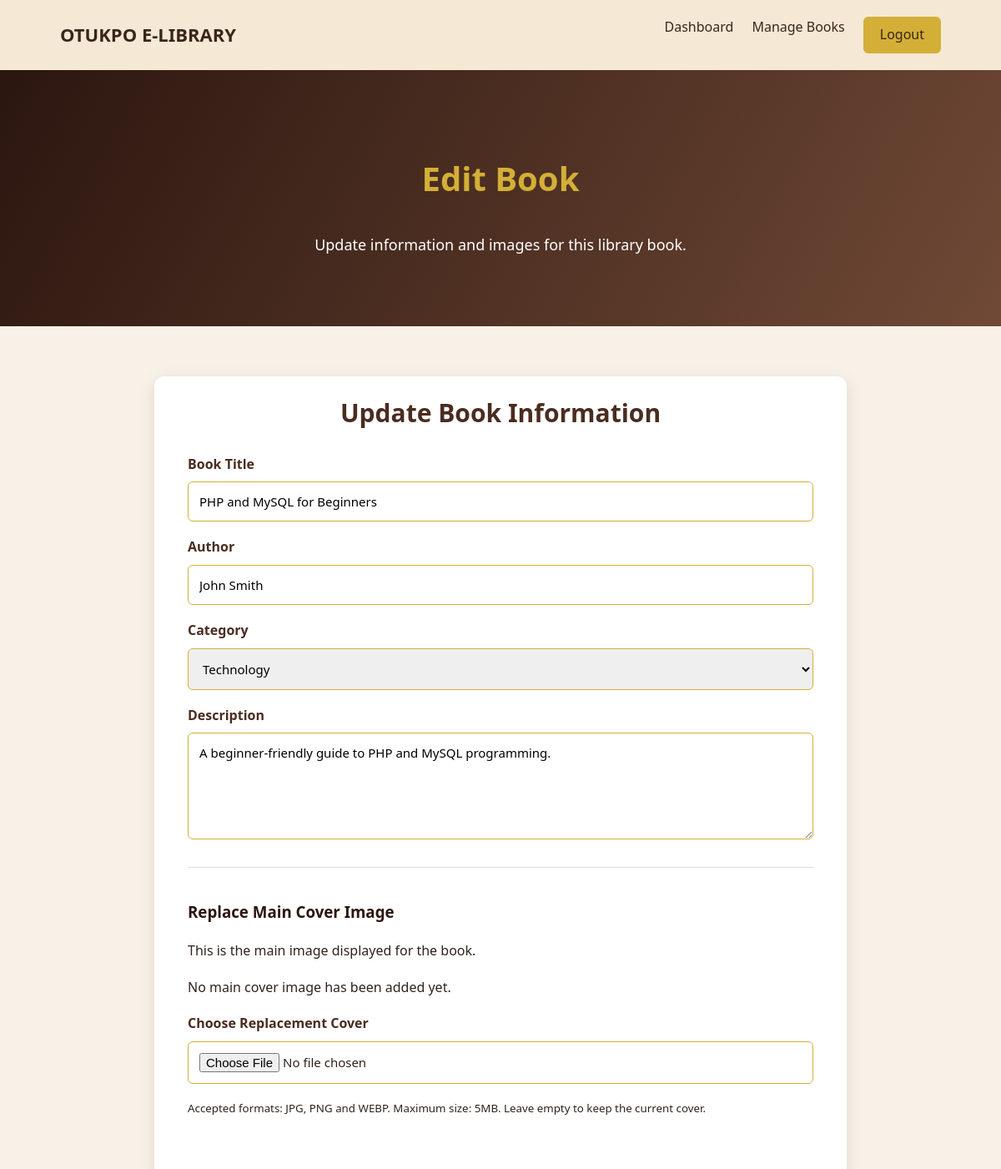
/admin/edit_book.php?id=1 (signed in, upper part), run on an earlier commit of the app's database.
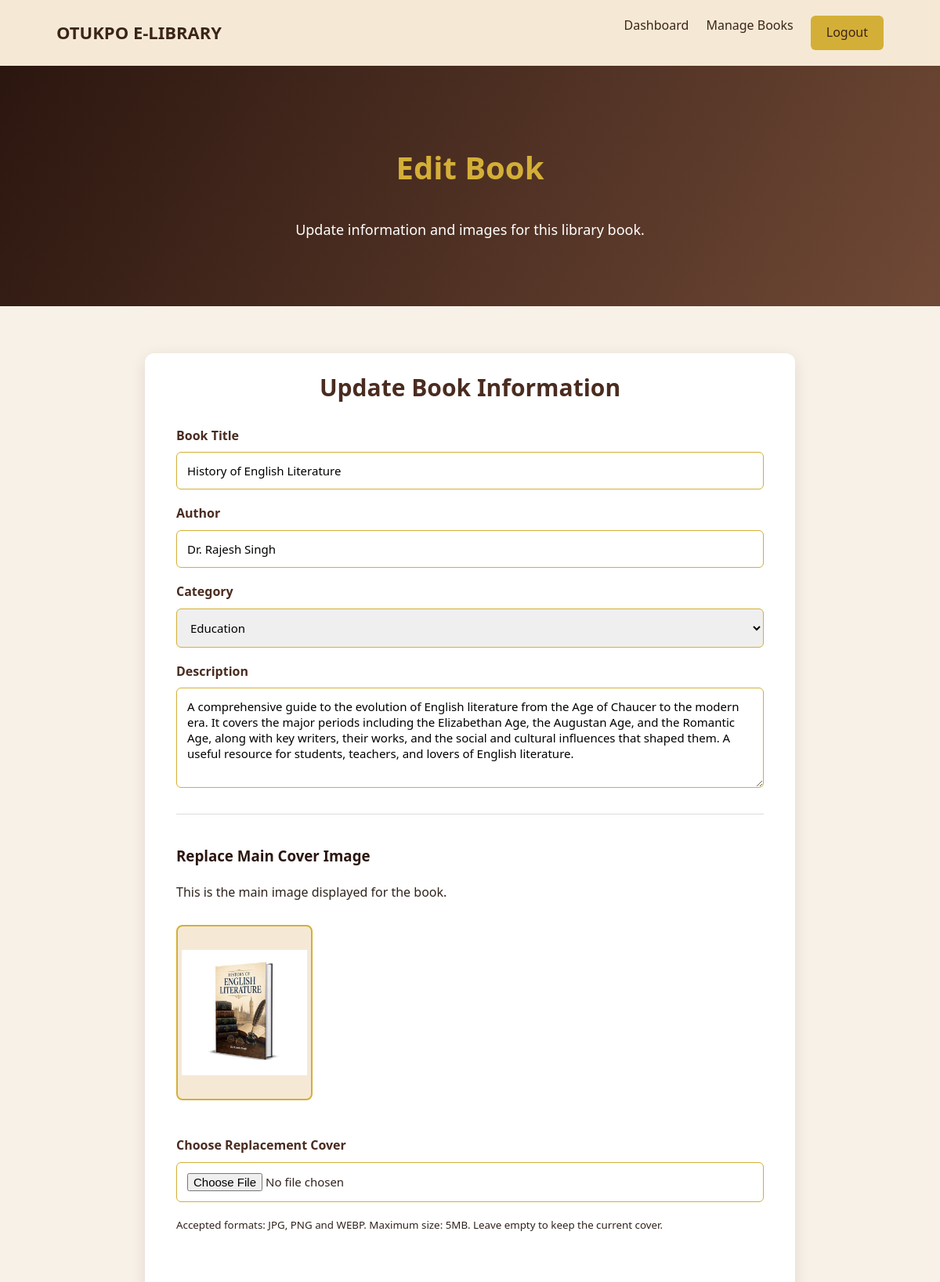
And on a later commit of the database.
### tables this page shows
CREATE TABLE `books` (
  `id` int(11) NOT NULL,
  `title` varchar(255) NOT NULL,
  `author` varchar(150) NOT NULL,
  `category_id` int(11) DEFAULT NULL,
  `description` text DEFAULT NULL,
  `is_available` tinyint(1) DEFAULT 1,
  `cover_image` varchar(255) DEFAULT NULL,
  `coverimage` varchar(255) DEFAULT NULL
);

CREATE TABLE `categories` (
  `id` int(11) NOT NULL,
  `name` varchar(100) NOT NULL
);

### classes/book.php (called while the page is built, shortened)
<?php
class Book {
    private $conn;
    public function __construct($db) {
        $this->conn = $db;
    }
    public function getBookById($id) {
        $sql = "SELECT * FROM books WHERE id = :id";
        $stmt = $this->conn->prepare($sql);
        $stmt->bindParam(':id', $id);
        $stmt->execute();
        return $stmt->fetch(PDO::FETCH_ASSOC);
    }
}
?>

### classes/category.php (called while the page is built, shortened)
<?php
class Category {
    private $conn;
    public function __construct($db) {
        $this->conn = $db;
    }
    public function getAllCategories() {
        $sql = "SELECT * FROM categories ORDER BY name ASC";
        $stmt = $this->conn->prepare($sql);
        $stmt->execute();
        return $stmt->fetchAll(PDO::FETCH_ASSOC);
    }
}
?>

### admin/edit_book.php (the view, shortened to what this page needs)
<?php
require_once __DIR__ . "/../config/database.php";
require_once __DIR__ . "/../classes/Book.php";
require_once __DIR__ . "/../classes/Category.php";
$id = filter_input(INPUT_GET, 'id', FILTER_VALIDATE_INT);
$db = new Database();
$conn = $db->connect();
$book = new Book($conn);
$category = new Category($conn);
$bookDetails = $book->getBookById($id);
$categories = $category->getAllCategories();
?>
<!DOCTYPE html>
<html lang="en">
<head>
    <link rel="stylesheet" href="../assets/css/style.css">
</head>
<body>
    <nav class="site-nav">
        <a href="../index.php" class="brand">OTUKPO E-LIBRARY</a>
        <div class="nav-links">
            <a href="dashboard.php">Dashboard</a>
            <a href="books.php">Manage Books</a>
            <a href="logout.php" class="login-btn">Logout</a>
        </div>
    </nav>
    <section class="catalogue-hero">
        <h1>Edit Book</h1>
        <p>Update information and images for this library book.</p>
    </section>
    <section class="section">
        <div class="details-card">
            <h2>Update Book Information</h2>
            <form
                action="../processes/admin_book_process.php"
                method="POST"
                enctype="multipart/form-data"
            >
                <label for="title">Book Title</label>
                <input
                    type="text"
                    id="title"
                    name="title"
                    class="form-control"
                    value="<?php echo htmlspecialchars($bookDetails['title']); ?>"
                    required
                >
                <label for="author">Author</label>
                <input
                    type="text"
                    id="author"
                    name="author"
                    class="form-control"
                    value="<?php echo htmlspecialchars($bookDetails['author']); ?>"
                    required
                >
                <label for="category_id">Category</label>
                <select
                    id="category_id"
                    name="category_id"
                    class="form-control"
                >
                    <?php foreach ($categories as $cat): ?>
                        <option
                            value="<?php echo (int)$cat['id']; ?>"
                            <?php echo ($bookDetails['category_id'] == $cat['id']) ? 'selected' : ''; ?>
                        >
                            <?php echo htmlspecialchars($cat['name']); ?>
                        </option>
                    <?php endforeach; ?>
                </select>
                <label for="description">Description</label>
                <textarea
                    id="description"
                    name="description"
                    class="form-control"
                    rows="5"
                ><?php echo htmlspecialchars($bookDetails['description'] ?? ''); ?></textarea>
                <div class="image-section">
                    <h3>Replace Main Cover Image</h3>
                    <p>This is the main image displayed for the book.</p>
                    <?php if (!empty($bookDetails['cover_image'])): ?>
                        <img
                            src="../<?php echo htmlspecialchars($bookDetails['cover_image']); ?>"
                            alt="Current book cover"
                            class="current-cover"
                        >
                    <?php else: ?>
                        <p>No main cover image has been added yet.</p>
                    <?php endif; ?>
                    <label for="cover_image">Choose Replacement Cover</label>
                    <input
                        type="file"
                        id="cover_image"
                        name="cover_image"
                        class="form-control"
                        accept="image/jpeg,image/png,image/webp"
                    >
                    <p>
                        <small>
                            Accepted formats: JPG, PNG and WEBP.
                            Maximum size: 5MB.
                            Leave empty to keep the current cover.
                        </small>
                    </p>
                </div>
            </form>
        </div>
    </section>
</body>
</html>

What changed in the data, as far as the page shows it:
changed books: title "PHP and MySQL for Beginners" → "History of English Literature"; author "John Smith" → "Dr. Rajesh Singh"; category_id "Technology" → "Education"; description "A beginner-friendly guide to PHP and MySQL programming." → "A comprehensive guide to the evolution of English literature from the Age of Chaucer to the modern era. It covers the major periods including the Elizabethan Age, the Augustan Age, and the Romantic Age, along with key writers, their works, and the social and cultural influences that shaped them. A useful resource for students, teachers, and lovers of English literature."; cover_image: picture added
Also different on the page:
text no longer shown: "No main cover image has been added yet."
